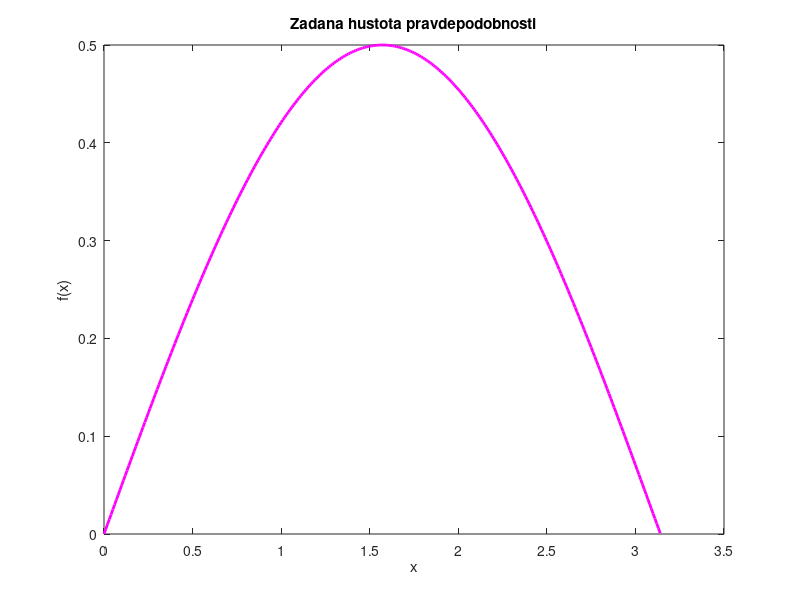
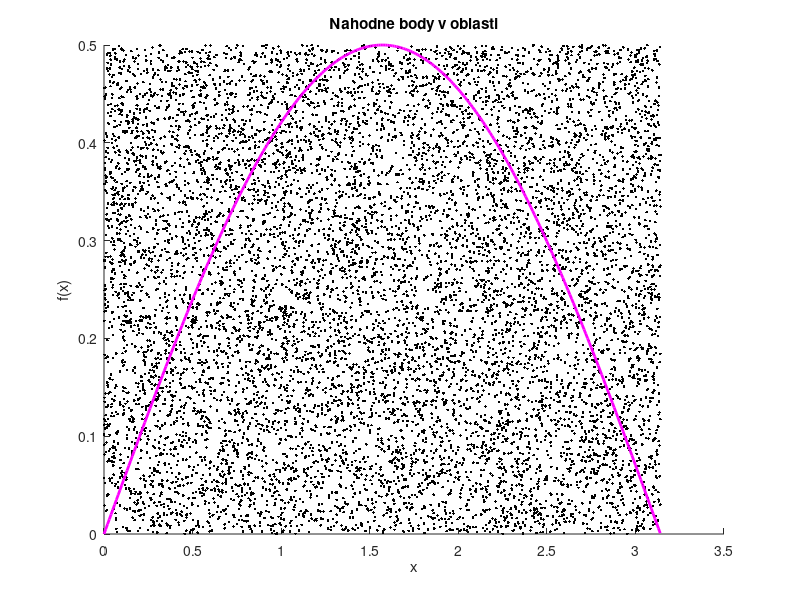
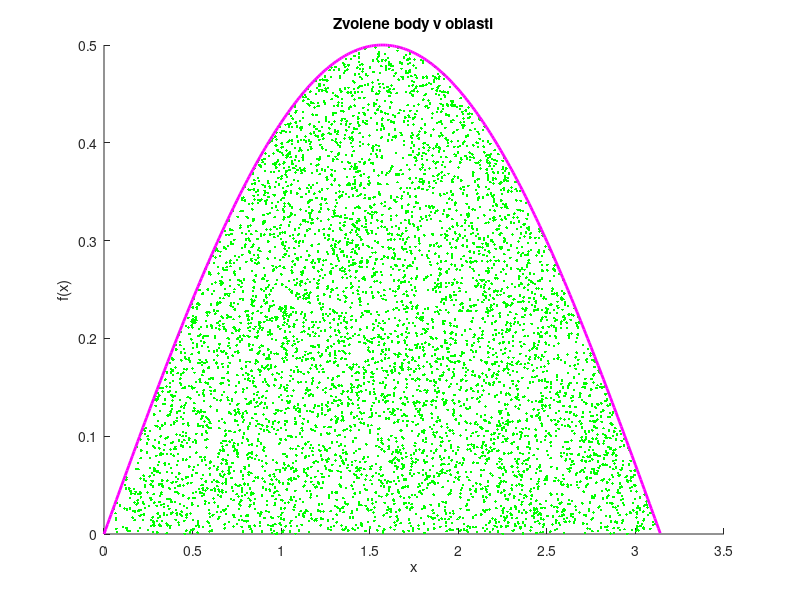

Write MATLAB code to recreate these figures, in order. (Note: this script raises an error after producing the figures.)
%Ukazka zamitaci metody pro hustotu s konecnym supportem

close all
clear variables
clc

% velikost poli
dims  = [10000, 1];


%% Definuji vlastni rozdeleni

% x\in(0, pi)
x_lim = [0, pi];
% pdf
my_pdf = @(x) 0.5 * sin(x);

% y souradnice hranice vzorkovane oblasti
% hodnoty urceny z travu pdf: minimum 0, maximum je 0.5
y_lim = [0, 0.5];

% vykresleni pdf
x_plot = x_lim(1):0.01:x_lim(2);
y_plot = my_pdf(x_plot);
figure;
plot(x_plot, y_plot, 'magenta', 'Linewidth', 2)
title('Zadana hustota pravdepodobnosti')
xlabel('x')
ylabel('f(x)')


%% Generovani bodu uvnitr oblasti
% nahodna souradnice v kazdem smeru
% bod (x, y) kde x\in(0, pi), y\in(0, maxY)

% vytvoreni nahodne x souradnice v intervalu [0, pi]
% delka intervalu
x_len = x_lim(2) - x_lim(1);
% generovani a transformace
x_coord = rand(dims) * x_len + x_lim(1);

% obdobne pro y souradnici
y_len = y_lim(2) - y_lim(1);
y_coord = rand(dims) * y_len + y_lim(1);

% vykresleni bodu do obrazku
figure;
hold on
plot(x_coord, y_coord, '. black')
plot(x_plot, y_plot, 'magenta', 'Linewidth', 2)
hold off
title('Nahodne body v oblasti')
xlabel('x')
ylabel('f(x)')


%% Zamitnuti bodu pod pdf

% ponechame body, ktere jsou pod krivkou pdf

% vyhodnoceni pdf v nahodnych x souradnicich
y_pdf = my_pdf(x_coord);
% u kazdeho vysledku porovname po slozkach s nahodnou y souradnici
je_pod = y_coord < y_pdf;
% udelame vyber pouze bodu pod pdf
x_vyber = x_coord(je_pod);
y_vyber = y_coord(je_pod);

% vykresleni
figure;
hold on
plot(x_vyber, y_vyber, '. green')
plot(x_plot, y_plot, 'magenta', 'Linewidth', 2)
hold off
title('Zvolene body v oblasti')
xlabel('x')
ylabel('f(x)')


%% Ziskane rozdeleni
% x souradnice ma nyni rozdeleni dle zadane pdf

% vykresleni
figure;
histogram(x_vyber, 'Normalization', 'pdf')
hold on
plot(x_plot, y_plot, 'magenta', 'Linewidth', 2)
hold off
title('Ziskane rozdeleni vs. hustota pravdepodobnosti')
xlabel('x')
ylabel('f(x)')

% vypis poctu ziskanych hodnoty
disp('Nagenerovano hodnot:')
% numel: number of elements
disp(numel(x_vyber))
